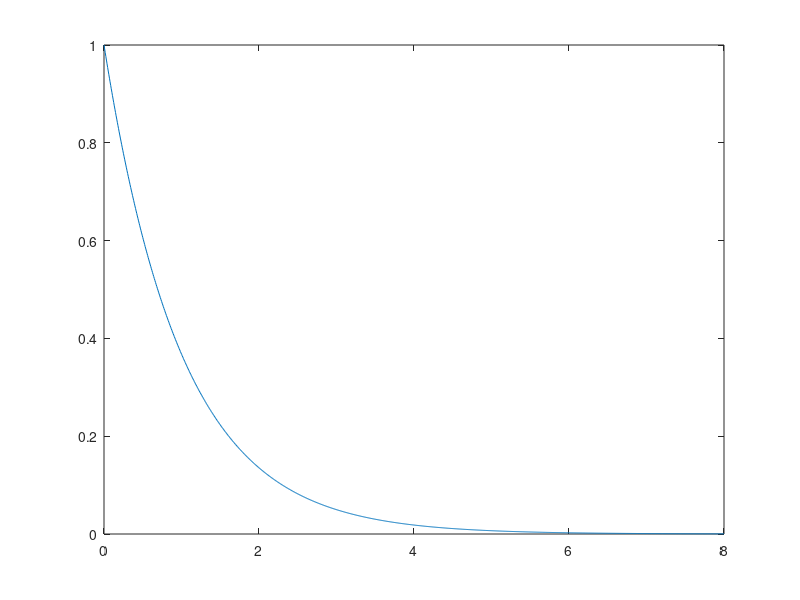

The MATLAB source for this figure:
L=1;
y=gamma(L);
F=linspace(0,8,1024);
p=[]
for i=1:length(F)
    p1=1/y*L^L*F(i)^(L-1)*exp(-L*F(i));
    p=[p,p1];
end
s=trapz(F,p); 
plot(F,p)